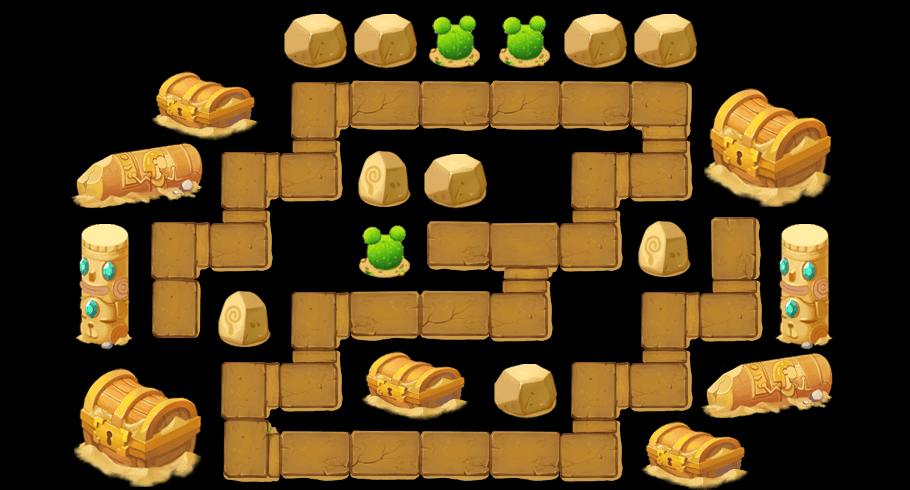

Rendered tile map (Tiled .tmx) drawn with the repository's tilesets; below, a short description and the map source with its tile grids summarised:
An orthogonal 13x7 tile map with 70x70 px tiles, 2 tile layers (content, things) and 29 objects (way1_0, way1_1, way1_2, way1_3, way1_4, ...).

<map version="1.0" orientation="orthogonal" width="13" height="7" tilewidth="70" tileheight="70">
 <tileset firstgid="1" name="theme3Tiles" tilewidth="70" tileheight="70" spacing="2" margin="2">
  <image source="theme1Tiles.png" width="512" height="512" />
  <tile id="4">
   <properties>
    <property name="thingIdx" value="303" />
   </properties>
  </tile>
  <tile id="6">
   <properties>
    <property name="thingIdx" value="107" />
   </properties>
  </tile>
  <tile id="7">
   <properties>
    <property name="thingIdx" value="401" />
   </properties>
  </tile>
  <tile id="9">
   <properties>
    <property name="thingIdx" value="206" />
   </properties>
  </tile>
  <tile id="10">
   <properties>
    <property name="thingIdx" value="207" />
   </properties>
  </tile>
  <tile id="11">
   <properties>
    <property name="thingIdx" value="304" />
   </properties>
  </tile>
  <tile id="13">
   <properties>
    <property name="thingIdx" value="112" />
   </properties>
  </tile>
  <tile id="14">
   <properties>
    <property name="thingIdx" value="109" />
   </properties>
  </tile>
  <tile id="15">
   <properties>
    <property name="thingIdx" value="108" />
   </properties>
  </tile>
  <tile id="19">
   <properties>
    <property name="thingIdx" value="111" />
   </properties>
  </tile>
  <tile id="20">
   <properties>
    <property name="thingIdx" value="110" />
   </properties>
  </tile>
  <tile id="21">
   <properties>
    <property name="blank" value="1" />
   </properties>
  </tile>
  <tile id="22">
   <properties>
    <property name="way" value="1" />
   </properties>
  </tile>
  <tile id="23">
   <properties>
    <property name="way" value="1" />
   </properties>
  </tile>
  <tile id="24">
   <properties>
    <property name="way" value="1" />
   </properties>
  </tile>
  <tile id="25">
   <properties>
    <property name="way" value="1" />
   </properties>
  </tile>
  <tile id="26">
   <properties>
    <property name="way" value="1" />
   </properties>
  </tile>
  <tile id="27">
   <properties>
    <property name="way" value="1" />
   </properties>
  </tile>
  <tile id="28">
   <properties>
    <property name="way" value="1" />
   </properties>
  </tile>
  <tile id="29">
   <properties>
    <property name="way" value="1" />
   </properties>
  </tile>
  <tile id="30">
   <properties>
    <property name="way" value="1" />
   </properties>
  </tile>
  <tile id="31">
   <properties>
    <property name="way" value="1" />
   </properties>
  </tile>
  <tile id="32">
   <properties>
    <property name="way" value="1" />
   </properties>
  </tile>
  <tile id="33">
   <properties>
    <property name="way" value="1" />
   </properties>
  </tile>
  <tile id="34">
   <properties>
    <property name="way" value="1" />
   </properties>
  </tile>
  <tile id="35">
   <properties>
    <property name="way" value="1" />
   </properties>
  </tile>
  <tile id="36">
   <properties>
    <property name="way" value="1" />
   </properties>
  </tile>
  <tile id="37">
   <properties>
    <property name="way" value="1" />
   </properties>
  </tile>
 </tileset>
 <layer name="content" width="13" height="7">
  <data>[91 cells, 33 non-empty, 9 distinct tile ids]</data>
 </layer>
 <layer name="things" width="13" height="7">
  <data>[91 cells, 34 non-empty, 13 distinct tile ids]</data>
 </layer>
 <objectgroup name="objs" width="13" height="7">
  <object name="way1_0" x="162" y="306" width="23" height="29" />
  <object name="way1_1" x="167" y="240" width="20" height="17" />
  <object name="way1_2" x="246" y="242" />
  <object name="way1_3" x="247" y="179" />
  <object name="way1_4" x="316" y="174" />
  <object name="way1_5" x="325" y="109" />
  <object name="way1_6" x="667" y="105" />
  <object name="way1_7" x="669" y="174" />
  <object name="way1_8" x="600" y="178" />
  <object name="way1_9" x="595" y="247" />
  <object name="way1_10" x="540" y="243" />
  <object name="way2_2" x="671" y="315" />
  <object name="way2_1" x="739" y="314" />
  <object name="way2_0" x="735" y="237" />
  <object name="way2_3" x="667" y="386" />
  <object name="way2_4" x="596" y="382" />
  <object name="way2_5" x="591" y="453" />
  <object name="way2_6" x="244" y="456" />
  <object name="way2_7" x="247" y="385" />
  <object name="way2_8" x="314" y="386" />
  <object name="way2_9" x="318" y="317" />
  <object name="way2_10" x="525" y="314" />
  <object name="way2_11" x="513" y="244" />
  <object name="way1_11" x="442" y="243" />
  <object name="way2_12" x="470" y="244" />
  <object name="preTower" x="593" y="314">
   <properties>
    <property name="level" value="1" />
    <property name="towerIdx" value="16" />
   </properties>
  </object>
  <object name="hero" x="520" y="100" />
  <object name="openTower" x="525" y="389">
   <properties>
    <property name="level" value="1" />
    <property name="towerIdx" value="2" />
   </properties>
  </object>
  <object name="heart" x="452" y="255" width="30" height="18" />
 </objectgroup>
</map>
